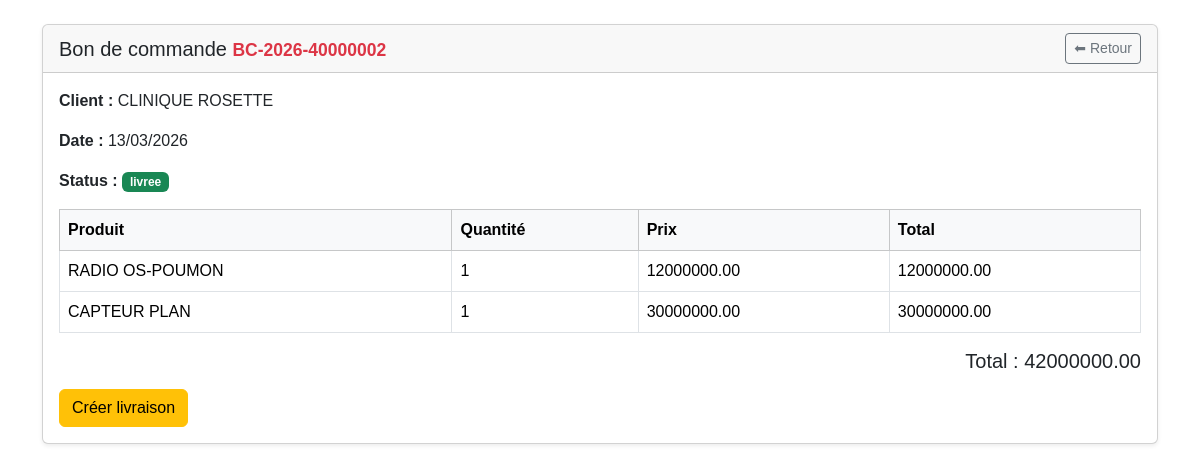
The app's page /bon-commande/2 (signed in) with its own data.
### models.py (models this page shows, shortened)
class BonCommande(db.Model):
    __tablename__ = "bon_commande"
    id = db.Column(db.Integer, primary_key=True)
    numero = db.Column(db.String(30), unique=True, nullable=False)
    date_creation = db.Column(db.DateTime, default=datetime.utcnow)
    total = db.Column(db.Numeric(12,2), default=0)
    status = db.Column(
        Enum(
            "brouillon",
            "confirmee",
            "livraison_partielle",
            "livree",
            "facturee",
            "annulee",
            name="status_commande"
        ),
        default="brouillon",
        nullable=False
    )
    client_id = db.Column(
        db.Integer,
        db.ForeignKey("client.id"),
        nullable=False
    )
    client = db.relationship(
        "Client",
        back_populates="bons_commande"
    )
    lignes = db.relationship(
        "LigneBonCommande",
        back_populates="bon",
        cascade="all, delete-orphan"
    )
    livraisons = db.relationship(
        "BonLivraison",
        back_populates="commande"
    )

class Client(db.Model):
    __tablename__ = "client"
    id = db.Column(db.Integer, primary_key=True)
    nom_client = db.Column(db.String(100), nullable=False)
    telephone = db.Column(db.String(30))
    adresse = db.Column(db.String(255))
    attn = db.Column(db.String(255))
    bons_commande = db.relationship(
        "BonCommande",
        back_populates="client",
        cascade="all, delete-orphan"
    )
    bons_livraison = db.relationship(
        "BonLivraison",
        back_populates="client"
    )

class LigneBonCommande(db.Model):
    __tablename__ = "ligne_bon_commande"
    id = db.Column(db.Integer, primary_key=True)
    bon_id = db.Column(
        db.Integer,
        db.ForeignKey("bon_commande.id"),
        nullable=False
    )
    produit_id = db.Column(
        db.Integer,
        db.ForeignKey("produit.id"),
        nullable=False
    )
    type_conditionnement = db.Column(
        db.Enum(
            TypeConditionnement,
            values_callable=lambda x: [e.value for e in x],
            name="typeconditionnement"
        ),
        nullable=False
    )
    quantite = db.Column(db.Integer, nullable=False)
    prix_unitaire = db.Column(db.Numeric(10,2), nullable=False)
    sous_total = db.Column(db.Numeric(12,2), nullable=False)
    livraisons = db.relationship(
        "LigneBonLivraison",
        back_populates="ligne_commande",
        cascade="all, delete-orphan"
    )
    bon = db.relationship(
        "BonCommande",
        back_populates="lignes"
    )
    produit = db.relationship(
        "Produit",
        back_populates="lignes_bon_commande"
    )

class Produit(db.Model):
    __tablename__ = "produit"
    id = db.Column(db.Integer, primary_key=True)
    nom_produit = db.Column(db.String(128), nullable=False, index=True)
    model = db.Column(db.String(128), index=True)
    marque = db.Column(db.String(128), index=True)
    code_produit = db.Column(db.String(256), unique=True, nullable=False)
    description = db.Column(db.String(256))
    origine = db.Column(db.String(256))
    image = db.Column(db.String(255))
    stocks = db.relationship("Stock", backref="produit", lazy=True)
    lignes_bon_commande = db.relationship(
        "LigneBonCommande",
        back_populates="produit"
    )
    lignes_bon_livraison = db.relationship(
        "LigneBonLivraison",
        back_populates="produit"
    )
    lignes_achat = db.relationship(
        "LigneAchat",
        back_populates="produit",
        cascade="all, delete-orphan"
    )

### routes.py (the view)
@app.route("/bon-commande/<int:bon_id>")
@login_required
def details_bon_commande(bon_id):
    bon = BonCommande.query.get_or_404(bon_id)
    return render_template(
        "details_bon_commande.html",
        bon=bon
    )

### routes.py (called while the page is built)
@app.after_request
def disable_cache(response):
    response.headers["Cache-Control"] = "no-store, no-cache, must-revalidate, private"
    response.headers["Pragma"] = "no-cache"
    response.headers["Expires"] = "0"
    return response

@login_manager.user_loader
def load_user(user_id):
    return User.query.get(int(user_id))

@app.context_processor
def utility_processor():
    def is_active(prefix):
        return request.endpoint and prefix in request.endpoint
    return dict(is_active=is_active)

### templates/details_bon_commande.html
{% extends "base_print.html" %}
{% block content %}
<div class="container mt-4">
<div class="card shadow-sm">
<div class="card-header d-flex justify-content-between align-items-center">
<h5 class="mb-0">
Bon de commande <strong class="text-danger small">{{ bon.numero }}</strong>
</h5>
<a href="{{ url_for('liste_bons_commandes') }}"
class="btn btn-outline-secondary btn-sm">
⬅ Retour
</a>
</div>
<div class="card-body">
<p>
<strong>Client :</strong>
{{ bon.client.nom_client }}
</p>
<p>
<strong>Date :</strong>
{{ bon.date_creation.strftime("%d/%m/%Y") }}
</p>
<p>
<strong>Status :</strong>
<span class="badge
{% if bon.status == 'livree' %}
bg-success
{% elif bon.status == 'livraison_partielle' %}
bg-warning
{% elif bon.status == 'annulee' %}
bg-danger
{% elif bon.status == 'confirmee' %}
bg-info
{% else %}
bg-secondary
{% endif %}
">
{{ bon.status }}
</span>
</p>
<table class="table table-bordered table-hover">
<thead class="table-light">
<tr>
<th>Produit</th>
<th>Quantité</th>
<th>Prix</th>
<th>Total</th>
</tr>
</thead>
<tbody>
{% for ligne in bon.lignes %}
<tr>
<td>{{ ligne.produit.nom_produit }}</td>
<td>{{ ligne.quantite }}</td>
<td>{{ ligne.prix_unitaire }}</td>
<td>{{ ligne.sous_total }}</td>
</tr>
{% endfor %}
</tbody>
</table>
<h5 class="text-end mt-3">
Total : {{ bon.total }}
</h5>
<div class="mt-3 d-flex gap-2">
<a href="{{ url_for('nouveau_bon_livraison', commande_id=bon.id) }}"
class="btn btn-warning">
Créer livraison
</a>
</div>
</div>
</div>
</div>
{% endblock %}

### static/style/styles.css (style rules this page uses)
html { height: 100%; }
body { margin: 0; font-family: Arial, sans-serif; }
.table td, .table th { white-space: nowrap; }

### records on screen
BonCommande: numero "BC-2026-40000002", date_creation "13/03/2026", status "livree", total "42000000.00"
Client: client.nom_client "CLINIQUE ROSETTE"
LigneBonCommande: produit.nom_produit "RADIO OS-POUMON", quantite "1", prix_unitaire "12000000.00", sous_total "12000000.00"
LigneBonCommande: produit.nom_produit "CAPTEUR PLAN", quantite "1", prix_unitaire "30000000.00", sous_total "30000000.00"
